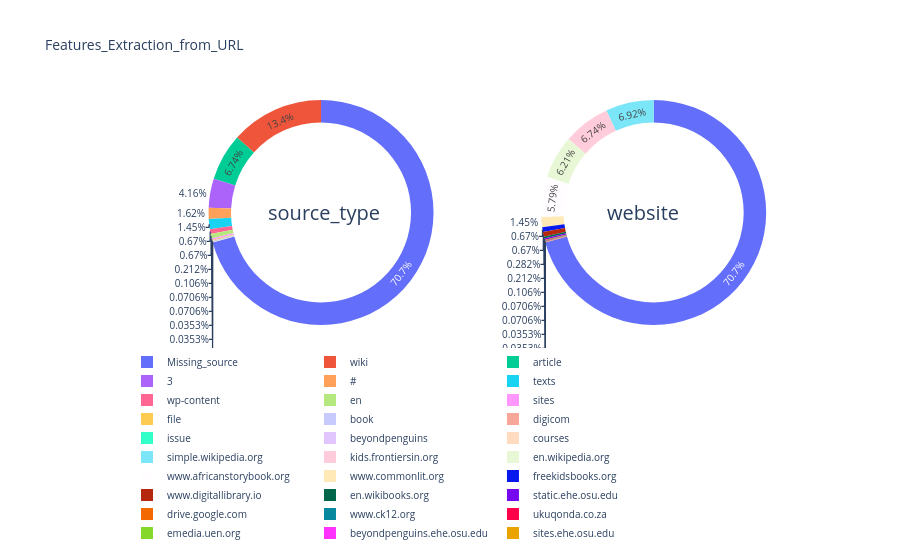
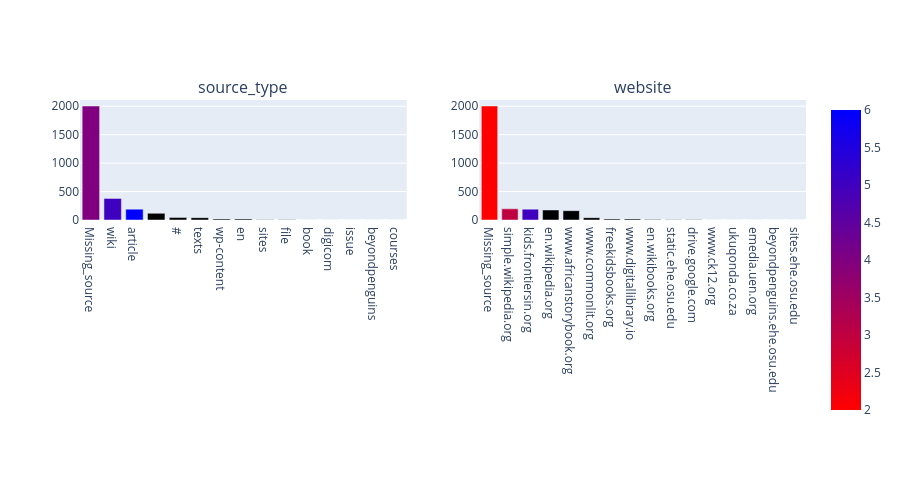

Notebook code for these charts, in order:
### Code cell
from plotly.subplots import make_subplots
import plotly.graph_objects as go

fi = make_subplots(
    rows=2, cols=2,subplot_titles=('source_type','website')
)

fi.add_trace(go.Bar(x=train['source_type'].value_counts().index, y=train['source_type'].value_counts().values,
                    marker=dict(color=[4, 5, 6], coloraxis="coloraxis")),
              1, 1)

fi.add_trace(go.Bar(x=train['website'].value_counts().index, y=train['website'].value_counts().values,
                    marker=dict(color=[2, 3, 5], coloraxis="coloraxis")),
              1, 2)

fi.update_layout(coloraxis=dict(colorscale='Bluered_r'),height=500, showlegend=False)

source_type = train['source_type'].value_counts().reset_index()
website = train['website'].value_counts().reset_index()

pie_men = go.Pie(labels=source_type['index'],values=source_type['source_type'],name='source_type',hole=0.8,domain={'x': [0,0.56]})

pie_women = go.Pie(labels=website['index'],values=website['website'],name="website",hole=0.8,domain={'x': [0.52,1]})

layout = dict(title = 'Features_Extraction_from_URL', font=dict(size=10), legend=dict(orientation="h"),
              annotations = [dict(x=0.2, y=0.5, text='source_type', showarrow=False, font=dict(size=20)),
                             dict(x=0.8, y=0.5, text='website', showarrow=False, font=dict(size=20)) ])

fig = dict(data=[pie_men, pie_women], layout=layout)
py.iplot(fig)
fi.show()

### Figure 1 — Plotly figure (JSON) as saved in the notebook; plotly's stock layout.template omitted (floating-point values rounded to 4 significant figures)
{"data": [{"domain": {"x": [0, 0.56]}, "hole": 0.8, "labels": ["Missing_source", "wiki", "article", "", "#", "texts", "wp-content", "en", "sites", "file", "book", "digicom", "issue", "beyondpenguins", "courses"], "name": "source_type", "type": "pie", "values": [2004, 380, 191, 118, 46, 41, 19, 19, 6, 3, 2, 2, 1, 1, 1]}, {"domain": {"x": [0.52, 1]}, "hole": 0.8, "labels": ["Missing_source", "simple.wikipedia.org", "kids.frontiersin.org", "en.wikipedia.org", "www.africanstorybook.org", "www.commonlit.org", "freekidsbooks.org", "www.digitallibrary.io", "en.wikibooks.org", "static.ehe.osu.edu", "drive.google.com", "www.ck12.org", "ukuqonda.co.za", "emedia.uen.org", "beyondpenguins.ehe.osu.edu", "sites.ehe.osu.edu"], "name": "website", "type": "pie", "values": [2004, 196, 191, 176, 164, 41, 19, 19, 8, 6, 3, 2, 2, 1, 1, 1]}], "layout": {"annotations": [{"font": {"size": 20}, "showarrow": false, "text": "source_type", "x": 0.2, "y": 0.5}, {"font": {"size": 20}, "showarrow": false, "text": "website", "x": 0.8, "y": 0.5}], "font": {"size": 10}, "legend": {"orientation": "h"}, "title": {"text": "Features_Extraction_from_URL"}}}

### Figure 2 — Plotly figure (JSON) as saved in the notebook; plotly's stock layout.template omitted (floating-point values rounded to 4 significant figures)
{"data": [{"marker": {"color": [4, 5, 6], "coloraxis": "coloraxis"}, "type": "bar", "x": ["Missing_source", "wiki", "article", "", "#", "texts", "wp-content", "en", "sites", "file", "book", "digicom", "issue", "beyondpenguins", "courses"], "xaxis": "x", "y": [2004, 380, 191, 118, 46, 41, 19, 19, 6, 3, 2, 2, 1, 1, 1], "yaxis": "y"}, {"marker": {"color": [2, 3, 5], "coloraxis": "coloraxis"}, "type": "bar", "x": ["Missing_source", "simple.wikipedia.org", "kids.frontiersin.org", "en.wikipedia.org", "www.africanstorybook.org", "www.commonlit.org", "freekidsbooks.org", "www.digitallibrary.io", "en.wikibooks.org", "static.ehe.osu.edu", "drive.google.com", "www.ck12.org", "ukuqonda.co.za", "emedia.uen.org", "beyondpenguins.ehe.osu.edu", "sites.ehe.osu.edu"], "xaxis": "x2", "y": [2004, 196, 191, 176, 164, 41, 19, 19, 8, 6, 3, 2, 2, 1, 1, 1], "yaxis": "y2"}], "layout": {"annotations": [{"font": {"size": 16}, "showarrow": false, "text": "source_type", "x": 0.225, "xanchor": "center", "xref": "paper", "y": 1.0, "yanchor": "bottom", "yref": "paper"}, {"font": {"size": 16}, "showarrow": false, "text": "website", "x": 0.775, "xanchor": "center", "xref": "paper", "y": 1.0, "yanchor": "bottom", "yref": "paper"}], "coloraxis": {"colorscale": [[0.0, "rgb(255,0,0)"], [1.0, "rgb(0,0,255)"]]}, "height": 500, "showlegend": false, "xaxis": {"anchor": "y", "domain": [0.0, 0.45]}, "xaxis2": {"anchor": "y2", "domain": [0.55, 1.0]}, "xaxis3": {"anchor": "y3", "domain": [0.0, 0.45]}, "xaxis4": {"anchor": "y4", "domain": [0.55, 1.0]}, "yaxis": {"anchor": "x", "domain": [0.625, 1.0]}, "yaxis2": {"anchor": "x2", "domain": [0.625, 1.0]}, "yaxis3": {"anchor": "x3", "domain": [0.0, 0.375]}, "yaxis4": {"anchor": "x4", "domain": [0.0, 0.375]}}}
